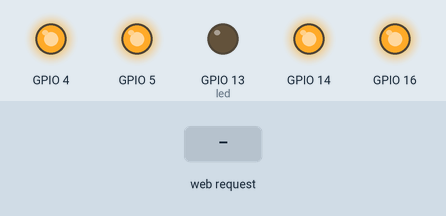
Recording of a sketch running on a simulated ESP8266 (NodeMCU). On the bench: output pins drawn as LEDs (lit = HIGH). Inputs (shaded band) come from the test bench. WiFi joins after 1.5 s; servers stay silent unless stated; what the sketch prints to the serial monitor is not drawn.

Above: at 2.7 s.
2.8 s: HTTP request GET /gpio received
At 3.8 s:
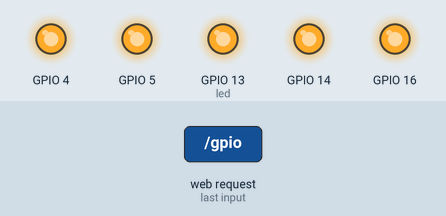
4.3 s: HTTP request GET / received
At 4.9 s:
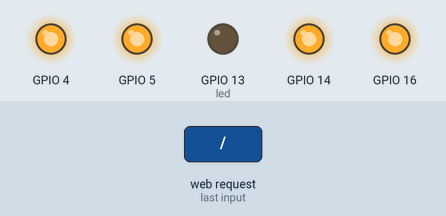
5.8 s: HTTP request GET /gpio?pin=1 received
At 6.1 s:
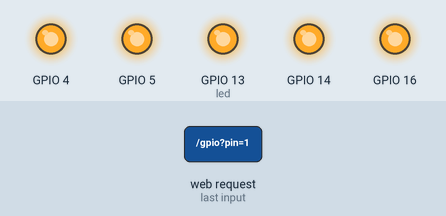
Timing chart, 0 to 8.8 s (numbered marks = the images above; inputs shaded):
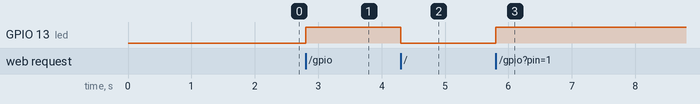

The sketch:

ESP8266_Relay_Web_Server.ino
```cpp
#include <ESP8266WiFi.h>
#include <WiFiClient.h>
#include <ESP8266WebServer.h>
#include <ESP8266mDNS.h>

#ifndef STASSID
#define STASSID "WIFI_SSID"
#define STAPSK "WIFI_PASSWORD"
#endif

const char* ssid = STASSID;
const char* password = STAPSK;

ESP8266WebServer server(80);

const int led = 13;

void handleRoot() {
  digitalWrite(led, 1);
  server.send(200, "text/html", "<!DOCTYPE html /><meta name=\"viewport\" content=\"width=device-width, initial-scale=1\" /><meta charset=\"UTF-8\"><title>Garage Door Controller | Trest</title><style>    * {        box-sizing: border-box;        font-family: \"SEGOE UI\", SANS-SERIF;    }    body {        margin:0;        background-image:url('https://img.freepik.com/free-vector/white-abstract-wallpaper_23-2148808300.jpg');        background-size: cover;    }    .container {        text-align: center;        width: 80%;        margin: auto;        max-width: 500px;        height:100vh;    }    .button-container {        display: flex;        flex-direction: row;        flex-wrap: wrap;        justify-content: space-evenly;    }    .button {        width: 45%;        padding: 2em;        margin: 5px 0;        cursor: pointer;        transition: 0.1s all;        min-width: 225px;    }    .button:hover {        transform: scale(0.96);    }    .border-top {        border-top: 1px solid black !important;    }    .footer {        position: absolute;        bottom:0;        left:0;        right:0;        margin:auto;        padding:1em 0;        width: 80%;    }    .footer a {        color:black;        text-decoration: none;    }    .blue-button-theme {        background-color: #2196f3 !important;        font-weight: 600 !important;        color: #FFF !important;    }</style><div class=\"container\">    <br />    <br />    <h1>Garage Door Control</h1>    <div class=\"button-container\"><a class=\"button blue-button-theme\" id=\"16\">Garageport 1</a> <a class=\"button blue-button-theme\" id=\"5\">Garageport 2</a> <a class=\"button blue-button-theme\" id=\"4\">Garageport 3</a> <a class=\"button blue-button-theme\" id=\"14\">Garageport 4</a></div>    <div class=\"border-top footer\">        <p>© <span id=\"year\">2024</span> Trest | Gränssnittet är gjord av <b><a href=\"https://trest.se\">Trest</a></b></p>    </div></div><script>    document.getElementById(\"year\").innerHTML = new Date().getFullYear();    document.querySelectorAll(\".button\").forEach((element) => {        element.addEventListener(\"click\", async (event) => {            var response = await fetch(`/gpio?pin=${event.target.id}`, { method: \"POST\" });            if (response.ok) {            } else {            }        });    });</script>");
  digitalWrite(led, 0);
}

void handleNotFound() {
  digitalWrite(led, 1);
  String message = "File Not Found\n\n";
  message += "URI: ";
  message += server.uri();
  message += "\nMethod: ";
  message += (server.method() == HTTP_GET) ? "GET" : "POST";
  message += "\nArguments: ";
  message += server.args();
  message += "\n";
  for (uint8_t i = 0; i < server.args(); i++) { message += " " + server.argName(i) + ": " + server.arg(i) + "\n"; }
  server.send(404, "text/plain", message);
  digitalWrite(led, 0);
}

void handleGPIO() {
  digitalWrite(led, 1);

  if(server.method() != HTTP_POST) {
    server.send(405, "text/plain", "");
    return;
  }

  int a = server.arg("pin").toInt();
  Serial.println(a);

  digitalWrite(a, LOW);
  delay(500);
  digitalWrite(a, HIGH);

  server.send(200, "text/plain", "");
  digitalWrite(led, 0);
}

void setup(void) {
  pinMode(led, OUTPUT);

  pinMode(16, OUTPUT);
  pinMode(5, OUTPUT);
  pinMode(4, OUTPUT);
  pinMode(14, OUTPUT);

  digitalWrite(16, HIGH);
  digitalWrite(5, HIGH);
  digitalWrite(4, HIGH);
  digitalWrite(14, HIGH);

  digitalWrite(led, 0);
  Serial.begin(115200);
  WiFi.mode(WIFI_STA);
  WiFi.begin(ssid, password);
  Serial.println("");

  // Wait for connection
  while (WiFi.status() != WL_CONNECTED) {
    delay(500);
    Serial.print(".");
  }
  Serial.println("");
  Serial.print("Connected to ");
  Serial.println(ssid);
  Serial.print("IP address: ");
  Serial.println(WiFi.localIP());

  if (MDNS.begin("garaget")) { Serial.println("MDNS responder started"); }

  server.on("/", handleRoot);
  server.on("/gpio", handleGPIO);

  server.onNotFound(handleNotFound);

  server.begin();
  Serial.println("HTTP server started");
}

void loop(void) {
  server.handleClient();
  MDNS.update();
}
```

Measured:
- after the input at 2.8 s, GPIO 13 (led): LOW → HIGH at once
- after the input at 4.3 s, GPIO 13 (led): HIGH → LOW at once
- after the input at 5.8 s, GPIO 13 (led): LOW → HIGH at once
